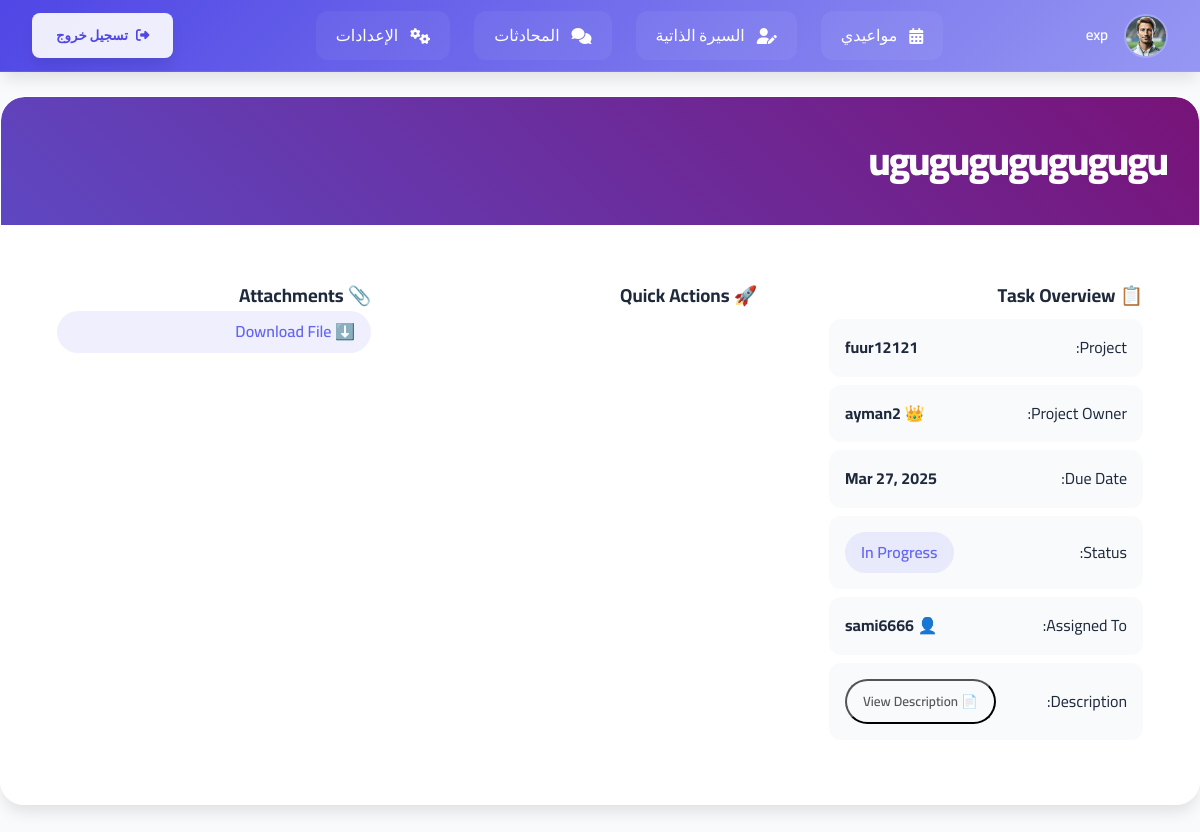
/tasks/8/ (signed in), run on the app's committed database.
### users/models.py (models this page shows, shortened)
class CustomUser(AbstractUser):
    phone_regex = RegexValidator(
        regex=r'^05\d{8}$',
        message="Phone number must start with 05 and be exactly 10 digits."
    )
    phone_number = models.CharField(
        max_length=10,
        unique=True,
        validators=[phone_regex],
        help_text="Phone number must start with 05 and contain exactly 10 digits."
    )
    ROLE_CHOICES = [
        ('member', 'Member'),
        ('expert', 'Expert')
    ]
    role = models.CharField(
        max_length=10,
        choices=ROLE_CHOICES,
        default='member'
    )
    profile_image = models.ImageField(
        upload_to='profile_pics/',
        default='profile_pics/p.png',
        blank=True,
        null=True
    )
    short_bio = models.CharField(
        max_length=15,
        blank=True,
        help_text="Short description (e.g., AI Expert, UI Guru)."
    )
    full_bio = models.TextField(
        blank=True,
        help_text="Detailed biography or personal summary."
    )
    groups = models.ManyToManyField(
        'auth.Group',
        related_name='custom_user_groups',
        blank=True
    )
    user_permissions = models.ManyToManyField(
        'auth.Permission',
        related_name='custom_user_permissions',
        blank=True
    )

### tasks/models.py (models this page shows, shortened)
class Task(models.Model):
    STATUS_CHOICES = [
        ('new', 'New'),  # Task created but not yet assigned
        ('pending', 'Pending'),  # Awaiting user approval
        ('in_progress', 'In Progress'),  # Accepted and being worked on
        ('urgent', 'Urgent'),  # Marked as urgent
        ('completed', 'Completed'),  # Task completed
        ('rejected', 'Rejected'),  # User declined the task
    ]
    title = models.CharField(max_length=255)
    description = models.TextField(blank=True, null=True)
    status = models.CharField(max_length=20, choices=STATUS_CHOICES, default='new')
    project = models.ForeignKey(Project, on_delete=models.CASCADE, related_name='tasks')  # ✅ Link task to a project
    assigned_to = models.ForeignKey(CustomUser, on_delete=models.SET_NULL, null=True, blank=True, related_name='assigned_tasks')  # ✅ Assign task to a user
    due_date = models.DateField(blank=True, null=True)
    created_at = models.DateTimeField(auto_now_add=True)
    files = models.FileField(upload_to='task_attachments/', blank=True, null=True)  # ✅ Support for file uploads

### projects/models.py (models this page shows, shortened)
class Project(models.Model):
    STATUS_CHOICES = [
        ('pending', 'Pending'),
        ('in_progress', 'In Progress'),
        ('completed', 'Completed'),
    ]
    COLOR_CHOICES = [
        ('purple', 'Purple'),
        ('red', 'Red'),
        ('blue', 'Blue'),
        ('green', 'Green'),
        ('orange', 'Orange'),
        ('pink', 'Pink'),
    ]
    name = models.CharField(max_length=255)  # Project name
    description = models.TextField(blank=True, null=True)  # Project description
    start_date = models.DateField()  # Start date
    end_date = models.DateField(blank=True, null=True)  # End date
    owner = models.ForeignKey(CustomUser, on_delete=models.CASCADE, related_name='owned_projects')  # Project owner
    members = models.ManyToManyField(CustomUser, related_name='projects', blank=True)  # Project members
    created_at = models.DateTimeField(auto_now_add=True)  # Creation date
    category = models.ForeignKey(ProjectType, on_delete=models.CASCADE)
    status = models.CharField(max_length=20, choices=STATUS_CHOICES, default='pending')  # Project status
    logo = models.ImageField(upload_to='project_logos/', blank=True, null=True)  # Project logo
    project_color = models.CharField(max_length=10, choices=COLOR_CHOICES, default='blue')  # Project color

### tasks/views.py (the view, shortened to what this page needs)
# urls.py: path('<int:task_id>/', views.task_detail, name='task_detail'),
@login_required
def task_detail(request, task_id):
    task = get_object_or_404(Task, id=task_id)
    return render(request, 'task_detail.html', {'task': task})

### templates/task_detail.html (shortened to what this page needs)
<!DOCTYPE html>
<html lang="en">
<head>
</head>
<body>
    {% include 'navbar.html' %}
    <div class="glass-panel" style="max-width: 1200px; margin: 2rem auto;">
        <div class="task-header">
            <h1 class="task-title">{{ task.title }}</h1>
        </div>
        <div class="task-grid">
            <div class="task-card">
                <h3 style="margin-top: 0;">📋 Task Overview</h3>
                <ul class="interactive-list">
                    <li>
                        <span style="flex: 1;">Project:</span>
                        <strong>{{ task.project.name }}</strong>
                    </li>
                    <li>
                        <span style="flex: 1;">Project Owner:</span>
                        <strong>👑 {{ task.project.owner.username }}</strong>
                    </li>
                    <li>
                        <span style="flex: 1;">Due Date:</span>
                        <strong>{{ task.due_date|date:"M d, Y" }}</strong>
                    </li>
                    <li>
                        <span style="flex: 1;">Status:</span>
                        <span class="badge" style="background: rgba(99, 102, 241, 0.1); color: var(--primary);">
                            {{ task.get_status_display }}
                        </span>
                    </li>
                    <li>
                        <span style="flex: 1;">Assigned To:</span>
                        <strong>👤 {{ task.assigned_to.username }}</strong>
                    </li>
                    <li>
                        <span style="flex: 1;">Description:</span>
                        <button onclick="openDescriptionModal()" class="badge" style="background: var(--info); color: rgb(86, 86, 86);">📄 View Description</button>
                    </li>
                </ul>
            </div>
            <div class="task-card">
                <h3 style="margin-top: 0;">🚀 Quick Actions</h3>
            </div>
            {% if task.files %}
            <div class="task-card">
                <h3 style="margin-top: 0;">📎 Attachments</h3>
                <a href="{{ task.files.url }}" class="badge"
                   style="width: 100%; background: rgba(99, 102, 241, 0.1); color: var(--primary); text-decoration: none;"
                   download>
                    ⬇️ Download File
                </a>
            </div>
            {% endif %}
        </div>
    </div>
</body>
</html>

### templates/navbar.html (shortened to what this page needs)
<!DOCTYPE html>
<html lang="ar" dir="rtl">
<head>
    <link rel="stylesheet" href="https://cdnjs.cloudflare.com/ajax/libs/font-awesome/6.4.2/css/all.min.css">
</head>
<body>
    <nav class="navbar">
        <div class="profile">
            <img src="{{ user.profile_image.url }}"
                 class="profile__image"
                 onerror="this.onerror=null; this.src='/media/profile_pics/p.png';"
                 alt="صورة المستخدم">
            <span class="profile__name">{{ user.username }}</span>
        </div>
        <div class="nav-links">
            {% if user.role == 'expert' %}
                <a href="{% url 'expert_availability_manage' %}" class="nav-link">
                    <i class="fas fa-calendar-alt"></i>
                    <span>مواعيدي</span>
                </a>
                <a href="{% url 'edit_expert_bio' %}" class="nav-link">
                    <i class="fas fa-user-edit"></i>
                    <span>السيرة الذاتية</span>
                </a>
            {% else %}
                <a href="{% url 'meeting_list' %}" class="nav-link">
                    <i class="fas fa-video"></i>
                    <span>الاجتماعات</span>
                </a>
            {% endif %}
            <a href="{% url 'chat_list' %}" class="nav-link">
                <i class="fas fa-comments"></i>
                <span>المحادثات</span>
            </a>
            <a href="{% url 'settings' %}" class="nav-link">
                <i class="fas fa-cogs"></i>
                <span>الإعدادات</span>
            </a>
        </div>
        <form id="logout-form" action="{% url 'logout' %}" method="post">
            <button type="submit" class="logout">
                <i class="fas fa-sign-out-alt"></i>
                <span class="logout__text">تسجيل خروج</span>
            </button>
        </form>
    </nav>
</body>
</html>

### templates/task_detail.html (style rules this page uses)
:root { --primary: #6366f1; --success: #10b981; --danger: #ef4444; --surface: #ffffff; --background: #f8fafc; --text-primary: #1e293b; --text-secondary: #64748b; --gradient: linear-gradient(135deg, #6366f1 0%, #a855f7 100%); --shadow-lg: 0 10px 15px -3px rgba(0, 0, 0, 0.1); --radius-xl: 24px; --radius-md: 12px; }
body { font-family: 'Inter', system-ui, sans-serif; background: var(--background); color: var(--text-primary); margin: 0; line-height: 1.6; padding-top: 4rem; }
.glass-panel { background: rgba(255, 255, 255, 0.95); backdrop-filter: blur(12px); border-radius: var(--radius-xl); box-shadow: var(--shadow-lg); border: 1px solid rgba(255, 255, 255, 0.2); overflow: hidden; animation: fadeIn 0.6s cubic-bezier(0.23, 1, 0.32, 1); }
.task-header { background: linear-gradient(45deg, #5e47c2, #781378); color: white; padding: 2rem; border-radius: var(--radius-xl) var(--radius-xl) 0 0; }
.task-title { font-size: 2.5rem; font-weight: 800; margin: 0; letter-spacing: -0.05em; }
.task-grid { display: grid; grid-template-columns: repeat(auto-fit, minmax(280px, 1fr)); gap: 1.5rem; padding: 2rem; }
.task-card { padding: 1.5rem; background: var(--surface); border-radius: var(--radius-md); transition: transform 0.3s ease; }
.badge { display: inline-flex; align-items: center; padding: 0.5rem 1rem; border-radius: 999px; font-weight: 600; backdrop-filter: blur(4px); }
.interactive-list { list-style: none; padding: 0; }
.interactive-list li { display: flex; align-items: center; padding: 1rem; margin: 0.5rem 0; background: rgba(241, 245, 249, 0.5); border-radius: var(--radius-md); transition: all 0.2s ease; }

### templates/navbar.html (style rules this page uses)
:root { --primary-500: #4f46e5; --primary-600: #4f46e5; --surface-100: #f8fafc; --surface-900: #0f172a; --text-primary: #1e293b; --text-inverse: #ffffff; --transition-default: 300ms cubic-bezier(0.4, 0, 0.2, 1); --shadow-lg: 0 10px 15px -3px rgba(0, 0, 0, 0.1); }
* { margin: 0; padding: 0; box-sizing: border-box; font-family: 'Cairo', sans-serif; }
body { background-color: var(--surface-100); color: var(--text-primary); }
.navbar { position: fixed; top: 0; right: 0; width: 100%; height: 72px; display: flex; align-items: center; justify-content: space-between; padding: 0 2rem; background: linear-gradient(135deg, #4f46e5, #9697f3); backdrop-filter: blur(12px); box-shadow: var(--shadow-lg); z-index: 1000; border-bottom: 1px solid rgba(255, 255, 255, 0.1); }
.profile { display: flex; align-items: center; gap: 1rem; color: var(--text-inverse); position: relative; }
.profile__image { width: 44px; height: 44px; border-radius: 50%; object-fit: cover; border: 2px solid rgba(255, 255, 255, 0.2); transition: transform var(--transition-default); }
.profile__name { font-weight: 600; font-size: 0.95rem; letter-spacing: -0.2px; }
.nav-links { display: flex; gap: 1.5rem; align-items: center; transition: transform var(--transition-default); }
.nav-link { color: var(--text-inverse); text-decoration: none; padding: 0.75rem 1.25rem; border-radius: 0.75rem; display: flex; align-items: center; gap: 0.75rem; position: relative; background: rgba(255, 255, 255, 0.05); transition: all var(--transition-default); }
.nav-link::after { content: ''; position: absolute; bottom: 0; right: 50%; width: 0; height: 2px; background: var(--text-inverse); transition: all var(--transition-default); }
.logout { background: rgba(255, 255, 255, 0.9); color: var(--primary-600); border: none; padding: 0.6rem 1.5rem; border-radius: 0.5rem; display: flex; align-items: center; gap: 0.5rem; cursor: pointer; transition: all var(--transition-default); font-weight: 600; box-shadow: var(--shadow-lg); }

### data on the page
CustomUser: profile_image (picture), username "exp"
Task: title "ugugugugugugugu", project.name "fuur12121", project.owner.username "ayman2", due_date "Mar 27, 2025", status "In Progress", assigned_to.username "sami6666"
